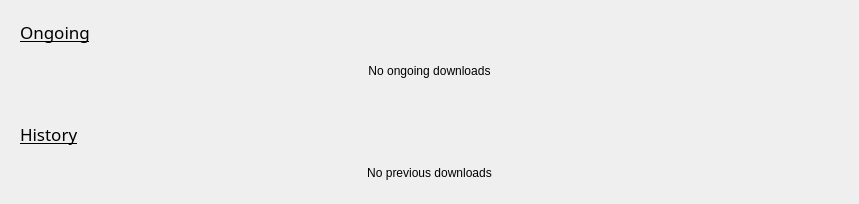
          <widget class="QWidget" name="downloadAreaLayout">
           <property name="geometry">
            <rect>
             <x>0</x>
             <y>0</y>
             <width>859</width>
             <height>204</height>
            </rect>
           </property>
           <property name="sizePolicy">
            <sizepolicy hsizetype="Preferred" vsizetype="Maximum">
             <horstretch>0</horstretch>
             <verstretch>0</verstretch>
            </sizepolicy>
           </property>
           <layout class="QVBoxLayout" name="downloadAreaLayout_2">
            <property name="spacing">
             <number>30</number>
            </property>
            <property name="leftMargin">
             <number>15</number>
            </property>
            <property name="topMargin">
             <number>15</number>
            </property>
            <property name="rightMargin">
             <number>15</number>
            </property>
            <property name="bottomMargin">
             <number>15</number>
            </property>
            <item>
             <widget class="QFrame" name="ongoingDownloadsFrame">
              <property name="frameShape">
               <enum>QFrame::NoFrame</enum>
              </property>
              <property name="frameShadow">
               <enum>QFrame::Raised</enum>
              </property>
              <layout class="QVBoxLayout" name="verticalLayout">
               <property name="spacing">
                <number>15</number>
               </property>
               <property name="leftMargin">
                <number>5</number>
               </property>
               <property name="topMargin">
                <number>5</number>
               </property>
               <property name="rightMargin">
                <number>5</number>
               </property>
               <property name="bottomMargin">
                <number>5</number>
               </property>
               <item>
                <widget class="QLabel" name="ongoingDownloadsLabel">
                 <property name="sizePolicy">
                  <sizepolicy hsizetype="Maximum" vsizetype="Preferred">
                   <horstretch>0</horstretch>
                   <verstretch>0</verstretch>
                  </sizepolicy>
                 </property>
                 <property name="font">
                  <font>
                   <family>Aardvark Cafe</family>
                   <pointsize>13</pointsize>
                   <underline>true</underline>
                  </font>
                 </property>
                 <property name="text">
                  <string>Ongoing</string>
                 </property>
                </widget>
               </item>
               <item>
                <widget class="QLabel" name="ongoingStatusLabel">
                 <property name="text">
                  <string>No ongoing downloads</string>
                 </property>
                 <property name="alignment">
                  <set>Qt::AlignCenter</set>
                 </property>
                </widget>
               </item>
              </layout>
             </widget>
            </item>
            <item>
             <widget class="QFrame" name="historyFrame">
              <property name="frameShape">
               <enum>QFrame::NoFrame</enum>
              </property>
              <property name="frameShadow">
               <enum>QFrame::Raised</enum>
              </property>
              <layout class="QVBoxLayout" name="historyFrameLayout">
               <property name="spacing">
                <number>15</number>
               </property>
               <property name="leftMargin">
                <number>5</number>
               </property>
               <property name="topMargin">
                <number>5</number>
               </property>
               <property name="rightMargin">
                <number>5</number>
               </property>
               <property name="bottomMargin">
                <number>5</number>
               </property>
               <item>
                <widget class="QLabel" name="historyLabel">
                 <property name="sizePolicy">
                  <sizepolicy hsizetype="Maximum" vsizetype="Preferred">
                   <horstretch>0</horstretch>
                   <verstretch>0</verstretch>
                  </sizepolicy>
                 </property>
                 <property name="font">
                  <font>
                   <family>Aardvark Cafe</family>
                   <pointsize>13</pointsize>
                   <underline>true</underline>
                  </font>
                 </property>
                 <property name="text">
                  <string>History</string>
                 </property>
                </widget>
               </item>
               <item>
                <widget class="QLabel" name="historyStatusLabel">
                 <property name="text">
                  <string>No previous downloads</string>
                 </property>
                 <property name="alignment">
                  <set>Qt::AlignCenter</set>
                 </property>
                </widget>
               </item>
              </layout>
             </widget>
            </item>
           </layout>
          </widget>
